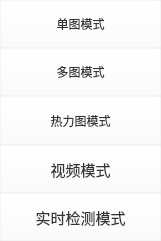
    <widget class="QWidget" name="widget_button_1" native="true">
     <property name="geometry">
      <rect>
       <x>1000</x>
       <y>50</y>
       <width>161</width>
       <height>241</height>
      </rect>
     </property>
     <property name="styleSheet">
      <string notr="true">QWidget{
	background-color: qlineargradient(x1: 0, y1: 0, x2: 0, y2: 1, 
                  stop: 0 rgba(230, 178, 194, 240), stop: 1 rgba(189, 202, 232, 240));
}</string>
     </property>
     <layout class="QVBoxLayout" name="verticalLayout">
      <property name="spacing">
       <number>0</number>
      </property>
      <property name="leftMargin">
       <number>0</number>
      </property>
      <property name="topMargin">
       <number>0</number>
      </property>
      <property name="rightMargin">
       <number>0</number>
      </property>
      <property name="bottomMargin">
       <number>0</number>
      </property>
      <item>
       <widget class="QPushButton" name="button_pic">
        <property name="sizePolicy">
         <sizepolicy hsizetype="Minimum" vsizetype="Minimum">
          <horstretch>0</horstretch>
          <verstretch>0</verstretch>
         </sizepolicy>
        </property>
        <property name="styleSheet">
         <string notr="true">QPushButton {
    background-color:rgba(255, 255, 255, 0);
    color: #333333;
}
QPushButton:hover {
	background-color: qlineargradient(x1: 0, y1: 0, x2: 0, y2: 1, 
                  stop: 0 rgba(170, 170, 255, 180), stop: 1 rgba(0, 255, 255, 180));
}
QPushButton:pressed {
	background-color: qlineargradient(x1: 0, y1: 0, x2: 0, y2: 1, 
                  stop: 0 rgba(0, 170, 255, 180), stop: 1 rgba(170, 170, 255, 180));
}</string>
        </property>
        <property name="text">
         <string>单图模式</string>
        </property>
       </widget>
      </item>
      <item>
       <widget class="QPushButton" name="button_files">
        <property name="sizePolicy">
         <sizepolicy hsizetype="Minimum" vsizetype="Minimum">
          <horstretch>0</horstretch>
          <verstretch>0</verstretch>
         </sizepolicy>
        </property>
        <property name="styleSheet">
         <string notr="true">QPushButton {
    background-color:rgba(255, 255, 255, 0);
    color: #333333;
}
QPushButton:hover {
	background-color: qlineargradient(x1: 0, y1: 0, x2: 0, y2: 1, 
                  stop: 0 rgba(170, 170, 255, 180), stop: 1 rgba(0, 255, 255, 180));
}
QPushButton:pressed {
	background-color: qlineargradient(x1: 0, y1: 0, x2: 0, y2: 1, 
                  stop: 0 rgba(0, 170, 255, 180), stop: 1 rgba(170, 170, 255, 180));
}</string>
        </property>
        <property name="text">
         <string>多图模式</string>
        </property>
       </widget>
      </item>
      <item>
       <widget class="QPushButton" name="button_heatmap">
        <property name="sizePolicy">
         <sizepolicy hsizetype="Minimum" vsizetype="Minimum">
          <horstretch>0</horstretch>
          <verstretch>0</verstretch>
         </sizepolicy>
        </property>
        <property name="styleSheet">
         <string notr="true">QPushButton {
    background-color:rgba(255, 255, 255, 0);
    color: #333333;
}
QPushButton:hover {
	background-color: qlineargradient(x1: 0, y1: 0, x2: 0, y2: 1, 
                  stop: 0 rgba(170, 170, 255, 180), stop: 1 rgba(0, 255, 255, 180));
}
QPushButton:pressed {
	background-color: qlineargradient(x1: 0, y1: 0, x2: 0, y2: 1, 
                  stop: 0 rgba(0, 170, 255, 180), stop: 1 rgba(170, 170, 255, 180));
}</string>
        </property>
        <property name="text">
         <string>热力图模式</string>
        </property>
       </widget>
      </item>
      <item>
       <widget class="QPushButton" name="button_video">
        <property name="sizePolicy">
         <sizepolicy hsizetype="Minimum" vsizetype="Minimum">
          <horstretch>0</horstretch>
          <verstretch>0</verstretch>
         </sizepolicy>
        </property>
        <property name="font">
         <font>
          <family>微软雅黑</family>
          <pointsize>11</pointsize>
          <weight>50</weight>
          <italic>false</italic>
          <bold>false</bold>
         </font>
        </property>
        <property name="styleSheet">
         <string notr="true">QPushButton {
    background-color:rgba(255, 255, 255, 0);
    color: #333333;
}
QPushButton:hover {
	background-color: qlineargradient(x1: 0, y1: 0, x2: 0, y2: 1, 
                  stop: 0 rgba(170, 170, 255, 180), stop: 1 rgba(0, 255, 255, 180));
}
QPushButton:pressed {
	background-color: qlineargradient(x1: 0, y1: 0, x2: 0, y2: 1, 
                  stop: 0 rgba(0, 170, 255, 180), stop: 1 rgba(170, 170, 255, 180));
}</string>
        </property>
        <property name="text">
         <string>视频模式</string>
        </property>
       </widget>
      </item>
      <item>
       <widget class="QPushButton" name="button_realtime">
        <property name="sizePolicy">
         <sizepolicy hsizetype="Minimum" vsizetype="Minimum">
          <horstretch>0</horstretch>
          <verstretch>0</verstretch>
         </sizepolicy>
        </property>
        <property name="font">
         <font>
          <family>微软雅黑</family>
          <pointsize>11</pointsize>
          <weight>50</weight>
          <italic>false</italic>
          <bold>false</bold>
         </font>
        </property>
        <property name="styleSheet">
         <string notr="true">QPushButton {
    background-color:rgba(255, 255, 255, 0);
    color: #333333;
}
QPushButton:hover {
	background-color: qlineargradient(x1: 0, y1: 0, x2: 0, y2: 1, 
                  stop: 0 rgba(170, 170, 255, 180), stop: 1 rgba(0, 255, 255, 180));
}
QPushButton:pressed {
	background-color: qlineargradient(x1: 0, y1: 0, x2: 0, y2: 1, 
                  stop: 0 rgba(0, 170, 255, 180), stop: 1 rgba(170, 170, 255, 180));
}</string>
        </property>
        <property name="text">
         <string>实时检测模式</string>
        </property>
       </widget>
      </item>
     </layout>
    </widget>
